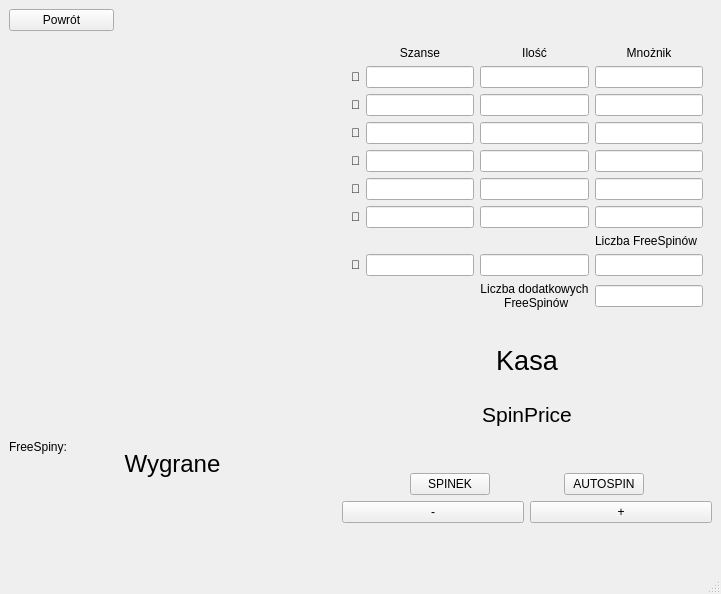
<?xml version="1.0" encoding="UTF-8"?>
<ui version="4.0">
 <class>OknoGra1</class>
 <widget class="QMainWindow" name="OknoGra1">
  <property name="geometry">
   <rect>
    <x>0</x>
    <y>0</y>
    <width>721</width>
    <height>594</height>
   </rect>
  </property>
  <property name="windowTitle">
   <string>Gra1</string>
  </property>
  <property name="SizePolicy" stdset="0">
   <sizepolicy hsizetype="Expanding" vsizetype="Expanding">
    <horstretch>0</horstretch>
    <verstretch>0</verstretch>
   </sizepolicy>
  </property>
  <widget class="QWidget" name="centralwidget">
   <property name="enabled">
    <bool>true</bool>
   </property>
   <property name="SizePolicy" stdset="0">
    <sizepolicy hsizetype="Expanding" vsizetype="Expanding">
     <horstretch>0</horstretch>
     <verstretch>0</verstretch>
    </sizepolicy>
   </property>
   <layout class="QGridLayout" name="gridLayout">
    <item row="1" column="0" rowspan="4" colspan="3">
     <layout class="QGridLayout" name="maszyna"/>
    </item>
    <item row="11" column="0">
     <widget class="QLabel" name="liczbaFreeSpinow">
      <property name="text">
       <string>FreeSpiny: </string>
      </property>
     </widget>
    </item>
    <item row="1" column="3" rowspan="2" colspan="2">
     <widget class="QWidget" name="widget" native="true">
      <layout class="QGridLayout" name="gridLayout_2">
       <item row="0" column="3">
        <widget class="QLabel" name="label_3">
         <property name="text">
          <string>Mnożnik</string>
         </property>
         <property name="alignment">
          <set>Qt::AlignmentFlag::AlignCenter</set>
         </property>
        </widget>
       </item>
       <item row="1" column="1">
        <widget class="QLineEdit" name="JapkoEdit"/>
       </item>
       <item row="6" column="0">
        <widget class="QLabel" name="ObrazekKiwi">
         <property name="text">
          <string>🥝</string>
         </property>
        </widget>
       </item>
       <item row="2" column="0">
        <widget class="QLabel" name="ObrazekBanan">
         <property name="text">
          <string>🍌</string>
         </property>
        </widget>
       </item>
       <item row="4" column="3">
        <widget class="QLineEdit" name="kwotaWygranejLineEdit_Wisnia"/>
       </item>
       <item row="0" column="1">
        <widget class="QLabel" name="label">
         <property name="text">
          <string>Szanse</string>
         </property>
         <property name="alignment">
          <set>Qt::AlignmentFlag::AlignCenter</set>
         </property>
        </widget>
       </item>
       <item row="4" column="1">
        <widget class="QLineEdit" name="WisniaEdit"/>
       </item>
       <item row="8" column="2">
        <widget class="QLineEdit" name="liczbaSymboliLineEdit_Bonus"/>
       </item>
       <item row="4" column="2">
        <widget class="QLineEdit" name="liczbaSymboliLineEdit_Wisnia"/>
       </item>
       <item row="5" column="2">
        <widget class="QLineEdit" name="liczbaSymboliLineEdit_Ananas"/>
       </item>
       <item row="8" column="1">
        <widget class="QLineEdit" name="BonusEdit"/>
       </item>
       <item row="3" column="2">
        <widget class="QLineEdit" name="liczbaSymboliLineEdit_Winogronko"/>
       </item>
       <item row="6" column="3">
        <widget class="QLineEdit" name="kwotaWygranejLineEdit_Kiwi"/>
       </item>
       <item row="8" column="3">
        <widget class="QLineEdit" name="liczbaFreeSpinowLineEdit"/>
       </item>
       <item row="5" column="1">
        <widget class="QLineEdit" name="AnanasEdit"/>
       </item>
       <item row="1" column="3">
        <widget class="QLineEdit" name="kwotaWygranejLineEdit_Japko"/>
       </item>
       <item row="8" column="0">
        <widget class="QLabel" name="ObrazekBonus">
         <property name="text">
          <string>🎁</string>
         </property>
        </widget>
       </item>
       <item row="2" column="3">
        <widget class="QLineEdit" name="kwotaWygranejLineEdit_Banan"/>
       </item>
       <item row="1" column="2">
        <widget class="QLineEdit" name="liczbaSymboliLineEdit_Japko"/>
       </item>
       <item row="3" column="0">
        <widget class="QLabel" name="ObrazekWinogrono">
         <property name="text">
          <string>🍇</string>
         </property>
        </widget>
       </item>
       <item row="5" column="0">
        <widget class="QLabel" name="ObrazekAnanas">
         <property name="text">
          <string>🍍</string>
         </property>
        </widget>
       </item>
       <item row="3" column="3">
        <widget class="QLineEdit" name="kwotaWygranejLineEdit_Winogronko"/>
       </item>
       <item row="9" column="3">
        <widget class="QLineEdit" name="liczbaDodatkowychSpinowLineEdit"/>
       </item>
       <item row="3" column="1">
        <widget class="QLineEdit" name="WinogronkoEdit"/>
       </item>
       <item row="1" column="0">
        <widget class="QLabel" name="ObrazekJapko">
         <property name="text">
          <string>🍎</string>
         </property>
        </widget>
       </item>
       <item row="6" column="1">
        <widget class="QLineEdit" name="KiwiEdit"/>
       </item>
       <item row="2" column="1">
        <widget class="QLineEdit" name="BananEdit"/>
       </item>
       <item row="2" column="2">
        <widget class="QLineEdit" name="liczbaSymboliLineEdit_Banan"/>
       </item>
       <item row="0" column="2">
        <widget class="QLabel" name="label_2">
         <property name="text">
          <string>Ilość</string>
         </property>
         <property name="alignment">
          <set>Qt::AlignmentFlag::AlignCenter</set>
         </property>
        </widget>
       </item>
       <item row="6" column="2">
        <widget class="QLineEdit" name="liczbaSymboliLineEdit_Kiwi"/>
       </item>
       <item row="5" column="3">
        <widget class="QLineEdit" name="kwotaWygranejLineEdit_Ananas"/>
       </item>
       <item row="4" column="0">
        <widget class="QLabel" name="ObrazekWisnia">
         <property name="text">
          <string>🍒</string>
         </property>
        </widget>
       </item>
       <item row="7" column="3">
        <widget class="QLabel" name="LiczbaFreeSpinowTekst">
         <property name="text">
          <string>Liczba FreeSpinów</string>
         </property>
        </widget>
       </item>
       <item row="9" column="2">
        <widget class="QLabel" name="label_4">
         <property name="text">
          <string>Liczba dodatkowych
 FreeSpinów</string>
         </property>
         <property name="alignment">
          <set>Qt::AlignmentFlag::AlignCenter</set>
         </property>
        </widget>
       </item>
      </layout>
     </widget>
    </item>
    <item row="11" column="3" rowspan="4" colspan="2">
     <layout class="QVBoxLayout" name="verticalLayout">
      <item>
       <layout class="QGridLayout" name="gridLayout_3">
        <item row="2" column="0">
         <layout class="QHBoxLayout" name="horizontalLayout_2">
          <item>
           <widget class="QPushButton" name="minusButton">
            <property name="text">
             <string>-</string>
            </property>
           </widget>
          </item>
          <item>
           <widget class="QPushButton" name="plusButton">
            <property name="text">
             <string>+</string>
            </property>
           </widget>
          </item>
         </layout>
        </item>
        <item row="1" column="0">
         <layout class="QHBoxLayout" name="horizontalLayout">
          <item>
           <spacer name="horizontalSpacer_3">
            <property name="orientation">
             <enum>Qt::Orientation::Horizontal</enum>
            </property>
            <property name="sizeHint" stdset="0">
             <size>
              <width>40</width>
              <height>20</height>
             </size>
            </property>
           </spacer>
          </item>
          <item>
           <widget class="QPushButton" name="SPINPRZYCISK">
            <property name="text">
             <string>SPINEK</string>
            </property>
           </widget>
          </item>
          <item>
           <spacer name="horizontalSpacer_7">
            <property name="orientation">
             <enum>Qt::Orientation::Horizontal</enum>
            </property>
            <property name="sizeHint" stdset="0">
             <size>
              <width>40</width>
              <height>20</height>
             </size>
            </property>
           </spacer>
          </item>
          <item>
           <widget class="QPushButton" name="AUTOSPINPRZYCISK">
            <property name="text">
             <string>AUTOSPIN</string>
            </property>
           </widget>
          </item>
          <item>
           <spacer name="horizontalSpacer_6">
            <property name="orientation">
             <enum>Qt::Orientation::Horizontal</enum>
            </property>
            <property name="sizeHint" stdset="0">
             <size>
              <width>40</width>
              <height>20</height>
             </size>
            </property>
           </spacer>
          </item>
         </layout>
        </item>
       </layout>
      </item>
     </layout>
    </item>
    <item row="11" column="1" rowspan="2">
     <widget class="QLabel" name="infoLabel">
      <property name="font">
       <font>
        <pointsize>18</pointsize>
       </font>
      </property>
      <property name="layoutDirection">
       <enum>Qt::LayoutDirection::LeftToRight</enum>
      </property>
      <property name="frameShape">
       <enum>QFrame::Shape::NoFrame</enum>
      </property>
      <property name="lineWidth">
       <number>1</number>
      </property>
      <property name="text">
       <string>Wygrane</string>
      </property>
      <property name="scaledContents">
       <bool>false</bool>
      </property>
      <property name="alignment">
       <set>Qt::AlignmentFlag::AlignCenter</set>
      </property>
     </widget>
    </item>
    <item row="3" column="3" rowspan="2" colspan="2">
     <layout class="QGridLayout" name="gridLayout_6">
      <item row="2" column="0">
       <spacer name="horizontalSpacer">
        <property name="orientation">
         <enum>Qt::Orientation::Horizontal</enum>
        </property>
        <property name="sizeHint" stdset="0">
         <size>
          <width>40</width>
          <height>20</height>
         </size>
        </property>
       </spacer>
      </item>
      <item row="1" column="1">
       <spacer name="horizontalSpacer_4">
        <property name="orientation">
         <enum>Qt::Orientation::Horizontal</enum>
        </property>
        <property name="sizeHint" stdset="0">
         <size>
          <width>40</width>
          <height>20</height>
         </size>
        </property>
       </spacer>
      </item>
      <item row="2" column="1">
       <widget class="QLabel" name="saldoLabel">
        <property name="font">
         <font>
          <pointsize>20</pointsize>
         </font>
        </property>
        <property name="frameShape">
         <enum>QFrame::Shape::NoFrame</enum>
        </property>
        <property name="text">
         <string>Kasa</string>
        </property>
        <property name="alignment">
         <set>Qt::AlignmentFlag::AlignCenter</set>
        </property>
       </widget>
      </item>
      <item row="2" column="2">
       <spacer name="horizontalSpacer_5">
        <property name="orientation">
         <enum>Qt::Orientation::Horizontal</enum>
        </property>
        <property name="sizeHint" stdset="0">
         <size>
          <width>40</width>
          <height>20</height>
         </size>
        </property>
       </spacer>
      </item>
      <item row="3" column="1">
       <spacer name="horizontalSpacer_2">
        <property name="orientation">
         <enum>Qt::Orientation::Horizontal</enum>
        </property>
        <property name="sizeHint" stdset="0">
         <size>
          <width>40</width>
          <height>20</height>
         </size>
        </property>
       </spacer>
      </item>
      <item row="4" column="1">
       <widget class="QLabel" name="StawkaLabel">
        <property name="font">
         <font>
          <pointsize>16</pointsize>
         </font>
        </property>
        <property name="acceptDrops">
         <bool>false</bool>
        </property>
        <property name="layoutDirection">
         <enum>Qt::LayoutDirection::LeftToRight</enum>
        </property>
        <property name="frameShape">
         <enum>QFrame::Shape::NoFrame</enum>
        </property>
        <property name="frameShadow">
         <enum>QFrame::Shadow::Plain</enum>
        </property>
        <property name="text">
         <string>SpinPrice</string>
        </property>
        <property name="alignment">
         <set>Qt::AlignmentFlag::AlignCenter</set>
        </property>
       </widget>
      </item>
     </layout>
    </item>
    <item row="0" column="0">
     <widget class="QPushButton" name="powrotButton">
      <property name="text">
       <string>Powrót</string>
      </property>
     </widget>
    </item>
   </layout>
  </widget>
  <widget class="QMenuBar" name="menubar">
   <property name="geometry">
    <rect>
     <x>0</x>
     <y>0</y>
     <width>721</width>
     <height>21</height>
    </rect>
   </property>
  </widget>
  <widget class="QStatusBar" name="statusbar"/>
 </widget>
 <resources/>
 <connections/>
</ui>
